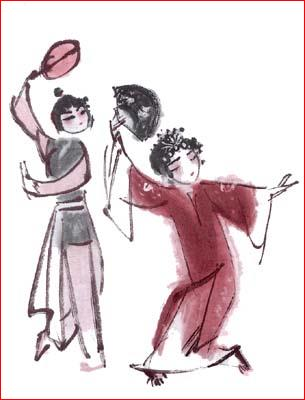
#> input picture _2.vcs/my_vcs_lesson_6/_System/vcs_Assembly/vcs_Assembly/Resources/picture1.jpg, 305 x 400 px, given in place of eq1.bmp, which was not available; the run also reads 1 picture not shown here
$ python opencv06_histogram.py
#> lines starting #> are read from the running program, lines starting #| are printed output that depends on the picture; pictures that were not available may be replaced by others from this repository, and a replacement may not be noted
### _4.python/opencv/opencv_common.py
# OpenCV 共同
# from opencv_common import *

import cv2

print("------------------------------------------------------------")  # 60個

# 共同
import os
import sys
import time
import math
import random
import numpy as np
import pandas as pd
import matplotlib.pyplot as plt

# import seaborn as sns  # 海生, 自動把圖畫得比較好看

font_filename = "D:/_git/vcs/_1.data/______test_files1/_font/msch.ttf"
# 設定中文字型及負號正確顯示
# 設定中文字型檔
plt.rcParams["font.sans-serif"] = "Microsoft JhengHei"  # 將字體換成 Microsoft JhengHei
# 設定負號
plt.rcParams["axes.unicode_minus"] = False  # 讓負號可正常顯示
plt.rcParams["font.size"] = 12  # 設定字型大小


def show():
    # pass
    plt.tight_layout()  # 緊密排列，並填滿原圖大小
    plt.show()


# [5 lines left out: function cvshow, not called in this run]


print("------------------------------------------------------------")  # 60個

from PIL import Image
from PIL import ImageFont
from PIL import ImageDraw

print("------------------------------------------------------------")  # 60個

ESC = 27
SPACE = 32
ENTER = 13
width, height = 640, 480  # 影像寬, 影像高
maxval = 255  # 定義像素最大值, 閾值

print("------------------------------------------------------------")  # 60個

filename1 = "D:/_git/vcs/_1.data/______test_files1/picture1.jpg"
filename2 = "D:/_git/vcs/_1.data/______test_files1/elephant.jpg"
filename3 = "D:/_git/vcs/_4.python/opencv/data/lena_color.jpg"
filename4a = "D:/_git/vcs/_4.python/opencv/data/ims_640X480.bmp"
filename4b = "D:/_git/vcs/_4.python/opencv/data/ims_320X240.jpg"
filename_rgb = "D:/_git/vcs/_4.python/opencv/data/rgb512.bmp"

filename_lena_color = "D:/_git/vcs/_4.python/opencv/data/lena_color.jpg"
filename_lena_gray = "D:/_git/vcs/_4.python/opencv/data/lena_gray.bmp"
filename_barbara = "D:/_git/vcs/_4.python/opencv/data/barbara.bmp"
filename_gray = "D:/_git/vcs/_4.python/opencv/data/threshold/gray_scale.jpg"

filename_star_white = "D:/_git/vcs/_4.python/opencv/data/_shape/star_white.bmp"
filename_star_blue = "D:/_git/vcs/_4.python/opencv/data/_shape/star_blue.bmp"
filename_star_silver = "D:/_git/vcs/_4.python/opencv/data/_shape/star_silver.bmp"

video_filename = "D:/_git/vcs/_4.python/opencv/data/_video/spiderman.mp4"

print("------------------------------------------------------------")  # 60個

# OpenCV_顏色共同
RED = (0, 0, 255)  # B G R
GREEN = (0, 255, 0)  # B G R
BLUE = (255, 0, 0)  # B G R
CYAN = (255, 255, 0)  # B G R
MAGENTA = (255, 0, 255)  # B G R
YELLOW = (0, 255, 255)  # B G R
BLACK = (0, 0, 0)  # B G R
WHITE = (255, 255, 255)  # B G R
GRAY = (128, 128, 128)  # B G R
MAROON = (0, 0, 128)  # 栗色, Maroon
OLIVE = (0, 128, 128)  # 橄欖綠, Olive
LIME = (0, 128, 0)  # 綠色, Green
TEAL = (128, 128, 0)  # 藍綠色, Teal
NAVY = (128, 0, 0)  # 藏青色, Navy
PURPLE = (128, 0, 128)  # 紫色, Purple
SILVER = (192, 192, 192)  # 銀色, Silver
colors = [
    RED,
    GREEN,
    BLUE,
    CYAN,
    MAGENTA,
    YELLOW,
    GRAY,
    MAROON,
    OLIVE,
    LIME,
    TEAL,
    NAVY,
    PURPLE,
    SILVER,
]  # 14個
NN = 14

# BGR
color = [
    (0, 0, 255),  # 紅色, Red
    (0, 255, 0),  # 草綠色, Lime
    (255, 0, 0),  # 藍色, Blue
    (0, 255, 255),  # 黃色, Yellow
    (255, 0, 255),  # 品紅色, Fuchsia Magenta
    (255, 255, 0),  # 青色或水色, Cyan / Aqua
    (0, 0, 0),  # 黑色, Black
    (255, 255, 255),  # 白色, White
    (0, 0, 128),  # 栗色, Maroon
    (0, 128, 128),  # 橄欖綠, Olive
    (0, 128, 0),  # 綠色, Green
    (128, 128, 0),  # 藍綠色, Teal
    (128, 0, 0),  # 藏青色, Navy
    (128, 0, 128),  # 紫色, Purple
    (192, 192, 192),  # 銀色, Silver
    (128, 128, 128),  # 灰色, Gray
]

print("------------------------------------------------------------")  # 60個


# [10 lines left out: function drawText, not called in this run]


print("------------------------------------------------------------")  # 60個

### _4.python/opencv/opencv06_histogram.py
"""
影像分析工具 - 影像直方圖
cv2.calcHist()
cv2.equalizeHist()  # 直方圖均衡化處理, 只能處理灰階圖

用直方圖分析一張圖片的顏色組成

hist = cv2.calcHist(image, channels, mask, histSize, ranges, accumulate) 函數統計直方圖
參數都要加［］括起來
image：原圖像
channels：如果輸入的圖像是灰度圖，它的值就是[0]，如果是彩色圖像，傳入的參數可以是[0]、[1]、[2],分布對應著b,g,r。
mask：掩膜圖像。要統計整幅圖像的直方圖就把這個參數設為None，如果要統計掩膜部分的圖像的直方圖，就需要這個參數。
histSize：bins的個數,就是分多少個組距。例如[256]或者[16]，都要用方括號括起來。
ranges：像素值範圍，通常為[0, 256]
accumulate：累計(累積、疊加)標識，默認值是False。
這個函數返回的對象hist是一個一維數組，數組內的元素是各個灰度級的像素個數。

https://blog.gtwang.org/programming/python-opencv-matplotlib-plot-histogram-tutorial/
https://docs.opencv.org/3.1.0/d1/db7/tutorial_py_histogram_begins.html

plt.hist(image,ravel(), hitsizes, ranges, color)

img.ravel() 將原圖像的array數組轉成一維的數組
hitsizes 為直方圖的灰度級數
ranges 為灰度範圍[0,255]
color 是參數，需要使用color=''來指定顏色

plt.hist(image.ravel(), num_bins, [0, 256], log = True)
這邊使用到 matplotlib.pyplot 的 hist，它接受一組資料，計算清單中各值出現的次數，上面的範例
透過 NumPy 陣列的 ravel 方法，取得圖片攤平後的資料（只是個 NumPy 視圖）
，hist 的第二個參數指定要切出幾個直條，第三個參數指定要計算的值範圍，log 指定了是否 y 軸是否使用對數結果顯示。

OpenCV 本身也有計算直方圖資料的函式 cv2.calcHist，而且是專門針對圖片進行計算，它的參數有：

    images：一組要分析的圖片。
    channels：要分析的頻道，若是灰階圖片就指定 [0]，若是彩色圖片，可分別使用 [0]、[1]、[2] 指定 BGR 頻道。
    mask：圖片遮罩，預設為 None。
    histSize：各頻道要切分出幾個直條。
    ranges：要計算的像素值範圍，通常都是設為 [0, 256]。

計算出來的資料，可以直接透過 matplotlib.pyplot 的 plot 繪製折線圖，或者是透過 bar 繪製直條圖。

image0 原圖 彩圖
image1 灰階
image2 遮罩過後
"""

from opencv_common import *

# 測試圖片
filename = "C:/_git/vcs/_4.python/_data/picture1.jpg"
filename = "C:/_git/vcs/_4.python/_data/eq1.bmp"
filename = "C:/_git/vcs/_4.python/_data/elephant.jpg"
filename = "C:/_git/vcs/_4.python/_data/ims01.bmp"
filename = "data/pic_brightness1.bmp"
filename = "data/pic_brightness2.bmp"
filename = "data/pic_brightness3.bmp"
filename = "data/pic_calcHist.jpg"
filename = "C:/_git/vcs/_4.python/opencv\data/pic_gray_400X400_100-200.png"

num_bins = 256  # 直方圖顯示時的束數

ESC = 27

print("------------------------------------------------------------")  # 60個

filename = "C:/_git/vcs/_4.python/_data/ims01.bmp"
filename = "C:/_git/vcs/_4.python/_data/eq1.bmp"  # 560X400

print("測試 01 ravel() 的用法")
print("一張彩圖的RGB與灰度的統計資料1")
print("直接把影像的 灰階值 或 RGB值 用直方圖統計出來")
print("原圖的直方圖 RGB值 3通道分開畫")

plt.figure(figsize=(12, 8))

image0 = cv2.imread(filename)  # 讀取檔案 彩色
#> image0 is the input picture: shape (400, 305, 3); mean B, G, R 215.3, 212.7, 225

image1 = cv2.imread(filename, cv2.IMREAD_GRAYSCALE)  # 讀取檔案轉灰階

plt.subplot(221)
plt.imshow(cv2.cvtColor(image0, cv2.COLOR_BGR2RGB))
plt.title("原圖")

plt.subplot(222)
plt.imshow(cv2.cvtColor(image1, cv2.COLOR_BGR2RGB))
plt.title("灰階")

b, g, r = cv2.split(image0)  # 拆分彩色影像3通道
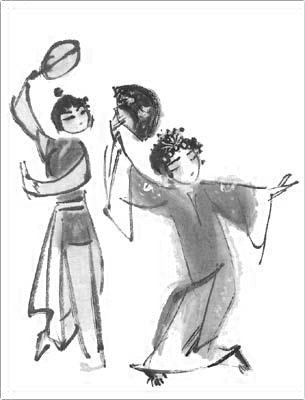
#> r: shape (400, 305); min 6, max 255, mean 225

plt.subplot(223)
plt.hist(b.ravel(), num_bins, [0, 256], color="b", alpha=0.5)  # 藍通道 拉成一維
plt.hist(g.ravel(), num_bins, [0, 256], color="g", alpha=0.5)  # 綠通道 拉成一維
plt.hist(r.ravel(), num_bins, [0, 256], color="r", alpha=1.0)  # 紅通道 拉成一維
plt.hist(image1.ravel(), num_bins, [0, 256], color="gray", alpha=0.5)  # 灰階 拉成一維

plt.xlim(0 - 10, 256 + 10)  # 設定 x 軸座標範圍
plt.ylim(0, 8000)  # 設定 y 軸座標範圍
plt.title("原圖的直方圖 RGB值 3通道/灰階")

print("使用 calcHist")

# image1 灰階影像
# 生成圖像之直方圖, 256束, 灰階圖只有第0通道
hist = cv2.calcHist([image1], [0], None, [256], [0, 256])
#> hist = 256 values, max 66441 at index 255, min 0 at index 1, mean 476.6
print(hist.shape)
#| (256, 1)
print(hist.size)
#| 256

plt.subplot(224)
plt.plot(hist, color="b", label="plot", lw=2)
plt.plot(np.arange(0, 256), hist.ravel(), color="gold", label="plot", lw=2)  # 同上
plt.bar(np.arange(0, 256), hist.ravel(), color="gray", label="bar", lw=2)  # 要這麼寫
plt.xlim(0 - 10, 256 + 10)  # 設定 x 軸座標範圍
plt.ylim(0, 8000)  # 設定 y 軸座標範圍
plt.title("用 plot 和 bar 顯示 calcHist 的結果")

show()

print("測試 03 calcHist----------------------------------------------------------")  # 60個

print("一張彩圖的RGB與灰度的統計資料2")

# 對於彩色的圖片，
# 可以用 OpenCV 的 calcHist 函數分別計算統計值，
# 並畫出 RGB 三種顏色的分佈圖

image0 = cv2.imread(filename)  # 讀取檔案 彩色

# ---------使用cv2.calcHist()函數繪圖----
# 這個函數可以傳入彩圖，因為它還有一個channel參數，就把通道分開了
# 計算直方圖每個 bin 的數值, 將彩圖的RGB通道分離出來

# 生成圖像之直方圖, 256束, 彩圖之第0通道
hist_b = cv2.calcHist([image0], [0], None, [256], [0, 256])
#> hist_b = 256 values, max 61418 at index 255, min 0 at index 1, mean 476.6
# 生成圖像之直方圖, 256束, 彩圖之第1通道
hist_g = cv2.calcHist([image0], [1], None, [256], [0, 256])
#> hist_g = 256 values, max 59707 at index 255, min 4 at index 1, mean 476.6
# 生成圖像之直方圖, 256束, 彩圖之第2通道
hist_r = cv2.calcHist([image0], [2], None, [256], [0, 256])
#> hist_r = 256 values, max 64335 at index 255, min 0 at index 0, mean 476.6

# RGB畫在一起
# 使用 ravel 將所有的像素資料轉為一維的陣列
plt.hist(image0.ravel(), num_bins, [0, 256], color="gray", alpha=0.3, density=False)
# plt.hist(image0.ravel(), bins = num_bins, color="gray", alpha = 0.3, density=False)

# RGB分開畫
# 畫出 RGB 三種顏色的分佈圖
plt.plot(hist_r, color="r", label="R", lw=3)
plt.plot(hist_g, color="g", label="G", lw=2)
plt.plot(hist_b, color="b", label="B", lw=1)

plt.xlim(0 - 10, 256 + 10)  # 設定 x 軸座標範圍
plt.ylim(0, 8000)  # 設定 y 軸座標範圍
plt.legend(loc="best")

show()
#> in show (call 2), `plt.show()`:
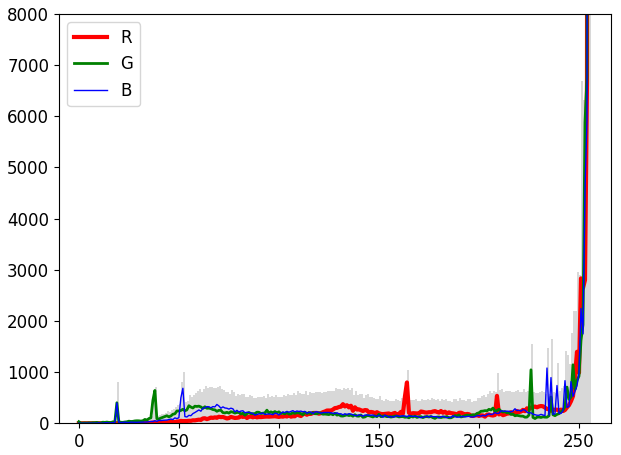
#> figure drawn by matplotlib, 1 panel; tallest bar 185460 high, from x = 255 to 256; curve peaks at x = 255, y = 64335; curve peaks at x = 255, y = 59707; curve peaks at x = 255, y = 61418

print("測試 04 calcHist----------------------------------------------------------")  # 60個

print("一張彩圖的RGB與灰度的統計資料3 使用mask")
print("使用mask, 因為目前mask只能用1維的 所以圖片要先轉成灰階")

image1 = cv2.imread(filename, cv2.IMREAD_GRAYSCALE)  # 讀取檔案轉灰階

# 建立圖形遮罩, 一樣大小, 黑色
mask = np.zeros(image1.shape, np.uint8)

H = image1.shape[0]
W = image1.shape[1]

# 修改mask
BORDER = 50
mask[BORDER : H - BORDER, BORDER : W - BORDER] = 255  # 白色 先h 後 w

"""顯示原圖與mask
plt.subplot(121)
plt.imshow(cv2.cvtColor(image1, cv2.COLOR_BGR2RGB), "gray")
plt.subplot(122)
plt.imshow(cv2.cvtColor(mask, cv2.COLOR_BGR2RGB), "gray")
show()
"""

# 灰階 全圖
# 生成圖像之直方圖, 256束, 灰階圖只有第0通道
hist1 = cv2.calcHist([image1], [0], None, [256], [0, 256])
#> hist1 has the same summary as hist

# 灰階 部分圖
hist2 = cv2.calcHist([image1], [0], mask, [256], [0, 256])
#> hist2 = 256 values, max 22722 at index 255, min 0 at index 0, mean 240.2

plt.plot(hist1, "r", label="全圖", lw=3)
plt.plot(hist2, "g", label="部分圖", lw=2)

plt.xlim(0 - 10, 256 + 10)  # 設定 x 軸座標範圍
plt.legend(loc="best")

show()

print("測試 05 calcHist----------------------------------------------------------")  # 60個

print("配合圖形遮罩計算直方圖")
plt.figure(figsize=(12, 8))

print("使用mask, 因為目前mask只能用1維的 所以圖片要先轉成灰階")

image1 = cv2.imread(filename, cv2.IMREAD_GRAYSCALE)  # 讀取檔案轉灰階

# 建立圖形遮罩, 一樣大小, 黑色
mask = np.zeros(image1.shape, np.uint8)

H = image1.shape[0]
W = image1.shape[1]

# 修改mask
BORDER = 50
mask[BORDER : H - BORDER, BORDER : W - BORDER] = 255  # 白色 先h 後 w

# 計算套用遮罩後的圖形
masked_gray = cv2.bitwise_and(image1, image1, mask=mask)
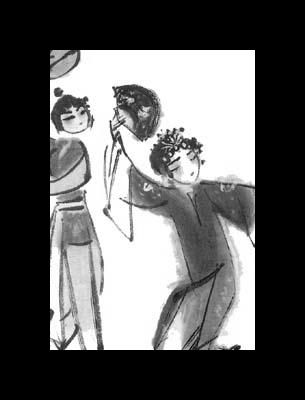
#> masked_gray: shape (400, 305); min 0, max 255, mean 98.5

# 以原圖計算直方圖
# 生成圖像之直方圖, 256束, 灰階圖只有第0通道
hist_full = cv2.calcHist([image1], [0], None, [256], [0, 256])
#> hist_full has the same summary as hist

# 以套用遮罩後的圖計算直方圖
hist_mask = cv2.calcHist([image1], [0], mask, [256], [0, 256])
#> hist_mask has the same summary as hist2

# 繪製結果
plt.subplot(221)
plt.imshow(cv2.cvtColor(image1, cv2.COLOR_BGR2RGB), "gray")

plt.subplot(222)
plt.imshow(cv2.cvtColor(mask, cv2.COLOR_BGR2RGB), "gray")

plt.subplot(223)
plt.imshow(cv2.cvtColor(masked_gray, cv2.COLOR_BGR2RGB), "gray")

plt.subplot(224)
plt.plot(hist_full, "r", label="全圖", lw=3)
plt.plot(hist_mask, "g", label="部分圖", lw=2)

plt.xlim(0 - 10, 256 + 10)  # 設定 x 軸座標範圍
plt.legend(loc="best")

show()

print("------------------------------------------------------------")  # 60個
print("------------------------------------------------------------")  # 60個

print("將一圖分解成 藍 綠 紅 三通道")

plt.figure(figsize=(12, 8))

image0 = cv2.imread(filename)  # 讀取檔案 彩色

cut = 50

b, g, r = cv2.split(image0)  # 拆分彩色影像3通道

rr = r[cut : (480 - cut * 2), cut : (640 - cut * 2)]
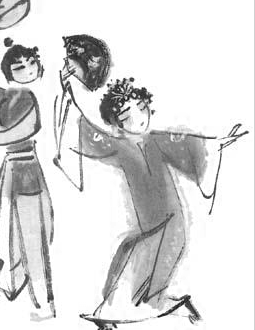
#> rr: shape (330, 255); min 6, max 255, mean 217.7
# plt.imshow(cv2.cvtColor(rr, cv2.COLOR_BGR2RGB))
# show()

rrr = rr.reshape(rr.shape[0] * rr.shape[1], 1)
# print(rrr.shape)
rrr = rrr[0 : len(rrr) : 5]
#> rrr = 16830 values, max 255 at index 10, min 31 at index 5175, mean 217.1
plt.hist(rrr, num_bins, color="r", label="R", alpha=0.5)  # alpha調整透明度 給多個直方圖畫在一起用

gg = g[cut : (480 - cut * 2), cut : (640 - cut * 2)]
# plt.imshow(cv2.cvtColor(gg, cv2.COLOR_BGR2RGB))
# show()

ggg = gg.reshape(gg.shape[0] * gg.shape[1], 1)
# print(ggg.shape)
plt.hist(ggg, num_bins, color="g", label="G", alpha=0.5)  # alpha調整透明度 給多個直方圖畫在一起用

bb = b[cut : (480 - cut * 2), cut : (640 - cut * 2)]
# plt.imshow(cv2.cvtColor(bb, cv2.COLOR_BGR2RGB))
# show()

bbb = bb.reshape(bb.shape[0] * bb.shape[1], 1)
# print(bbb.shape)
plt.hist(bbb, num_bins, color="b", label="B", alpha=0.5)  # alpha調整透明度 給多個直方圖畫在一起用

plt.legend(loc="best")

show()
#> in show (call 5), `plt.show()`:
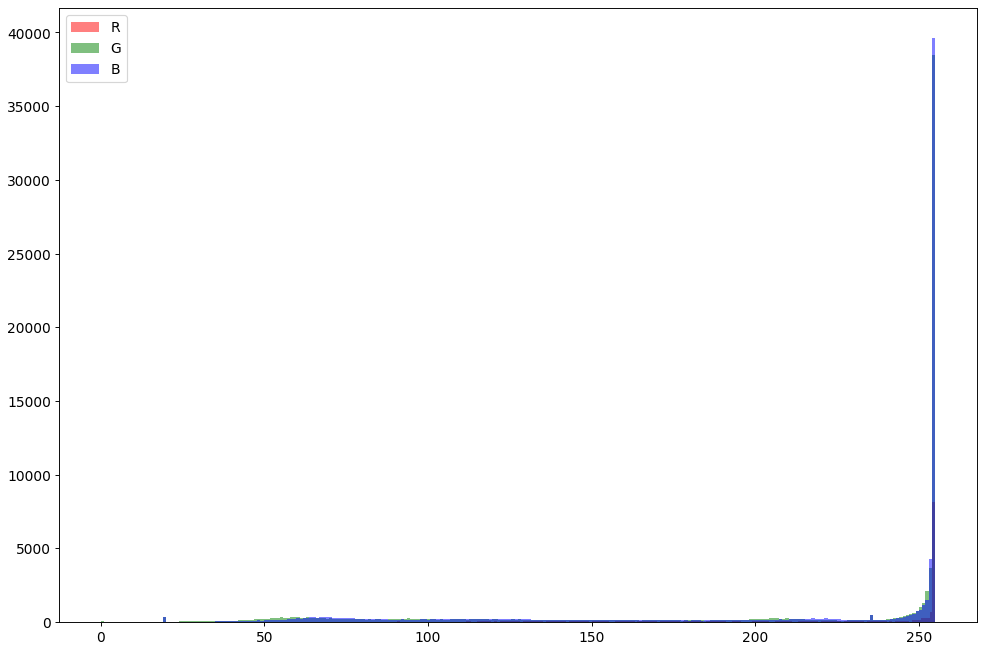
#> figure drawn by matplotlib, 1 panel; tallest bar 8119 high, from x = 254.1 to 255; tallest bar 38481 high, from x = 254 to 255; tallest bar 39655 high, from x = 254 to 255

print("測試 07 calcHist----------------------------------------------------------")  # 60個

image0 = cv2.imread(filename)  # 讀取檔案 彩色

image1 = cv2.cvtColor(image0, cv2.COLOR_BGR2GRAY)  # 轉灰階

plt.figure(figsize=(12, 8))

# 生成圖像之直方圖, 256束, 彩圖之第0通道
hist_b = cv2.calcHist([image0], [0], None, [256], [0, 256])
# 生成圖像之直方圖, 256束, 彩圖之第1通道
hist_g = cv2.calcHist([image0], [1], None, [256], [0, 256])
# 生成圖像之直方圖, 256束, 彩圖之第2通道
hist_r = cv2.calcHist([image0], [2], None, [256], [0, 256])

# 生成圖像之直方圖, 256束, 灰階圖只有第0通道
hist_gray = cv2.calcHist([image1], [0], None, [256], [0, 256])
#> hist_gray = 256 values, max 52044 at index 255, min 0 at index 0, mean 476.6

plt.plot(hist_gray, color="gray", label="灰", lw=3)
plt.plot(hist_r, color="r", label="R", lw=3)
plt.plot(hist_g, color="g", label="G", lw=2)
plt.plot(hist_b, color="b", label="B", lw=1)

plt.plot(hist_gray, color="gray")
plt.xlim(0 - 10, 256 + 10)  # 設定 x 軸座標範圍
plt.title("原圖各分量與灰階的直方圖")

show()

print("測試 08 calcHist----------------------------------------------------------")  # 60個

# 使用 mask 繪製直方圖

image0 = cv2.imread(filename)  # 讀取檔案 彩色

# 建立圖形遮罩, 一樣大小, 黑色
mask = np.zeros(image0.shape, np.uint8)

H = image0.shape[0]
W = image0.shape[1]

# 修改mask
BORDER = 50
mask[BORDER : H - BORDER, BORDER : W - BORDER] = 255  # 白色 先h 後 w

image_mask = cv2.bitwise_and(image0, mask)
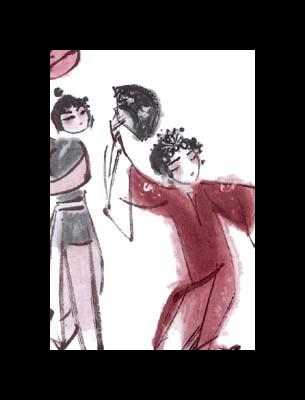
#> image_mask: shape (400, 305, 3); mean B, G, R 97.7, 95.5, 104.7

# 生成圖像之直方圖, 256束, 彩圖之第0通道
hist_b = cv2.calcHist([image0], [0], None, [256], [0, 256])
# 生成圖像之直方圖, 256束, 彩圖之第1通道
hist_g = cv2.calcHist([image0], [1], None, [256], [0, 256])
# 生成圖像之直方圖, 256束, 彩圖之第2通道
hist_r = cv2.calcHist([image0], [2], None, [256], [0, 256])

# 原圖+mask後之統計數據
hist_image_mask0 = cv2.calcHist([image0], [0], mask[:, :, 0], [256], [0, 256])
#> hist_image_mask0 = 256 values, max 22960 at index 255, min 0 at index 1, mean 240.2
# 原圖+mask後之統計數據
hist_image_mask1 = cv2.calcHist([image0], [1], mask[:, :, 0], [256], [0, 256])
#> hist_image_mask1 = 256 values, max 22088 at index 255, min 2 at index 1, mean 240.2
# 原圖+mask後之統計數據
hist_image_mask2 = cv2.calcHist([image0], [2], mask[:, :, 0], [256], [0, 256])
#> hist_image_mask2 = 256 values, max 23999 at index 255, min 0 at index 0, mean 240.2

plt.figure(figsize=(12, 8))

plt.subplot(221)
plt.imshow(cv2.cvtColor(image0, cv2.COLOR_BGR2RGB))  # 原圖
plt.title("原圖")

plt.subplot(222)
plt.imshow(cv2.cvtColor(image_mask, cv2.COLOR_BGR2RGB))  # 原圖
plt.title("原圖mask後")

plt.subplot(223)
# 畫出 RGB 三種顏色的分佈圖
plt.plot(hist_r, color="r", label="R", lw=3)
plt.plot(hist_g, color="g", label="G", lw=2)
plt.plot(hist_b, color="b", label="B", lw=1)
plt.xlim(0 - 10, 256 + 10)  # 設定 x 軸座標範圍

plt.subplot(224)
# 畫出 B 通道 遮罩後的 分佈圖
plt.plot(hist_image_mask0, "b")  # 無掩膜和有掩膜的直方圖畫到一起
# 畫出 G 通道 遮罩後的 分佈圖
plt.plot(hist_image_mask1, "g")  # 無掩膜和有掩膜的直方圖畫到一起
# 畫出 R 通道 遮罩後的 分佈圖
plt.plot(hist_image_mask2, "r")  # 無掩膜和有掩膜的直方圖畫到一起
plt.xlim(0 - 10, 256 + 10)  # 設定 x 軸座標範圍

show()

print("測試 09 calcHist----------------------------------------------------------")  # 60個

filename = "C:/_git/vcs/_4.python/_data/elephant.jpg"

image0 = cv2.imread(filename)  # 讀取檔案 彩色
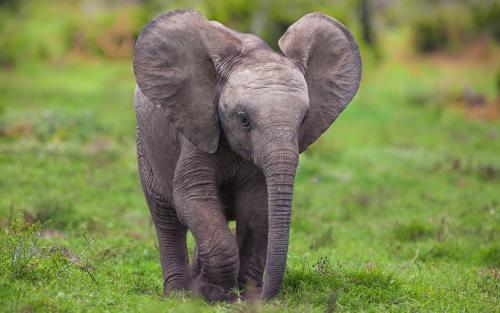
#> input picture _4.python/__code/大數據淘金術：Python機器學習高手實彈演練/elephant.jpg, 500 x 313 px, found by its file name
#> image0 is the input picture: shape (313, 500, 3); mean B, G, R 82.1, 132.9, 124.4

bgr_planes = cv2.split(image0)  # 拆分彩色影像3通道

hist_r = cv2.calcHist([image0], [2], None, [256], [0, 256])
#> hist_r = 256 values, max 2754 at index 136, min 0 at index 0, mean 611.3
#> (the rest of the program and of its run is left out)
